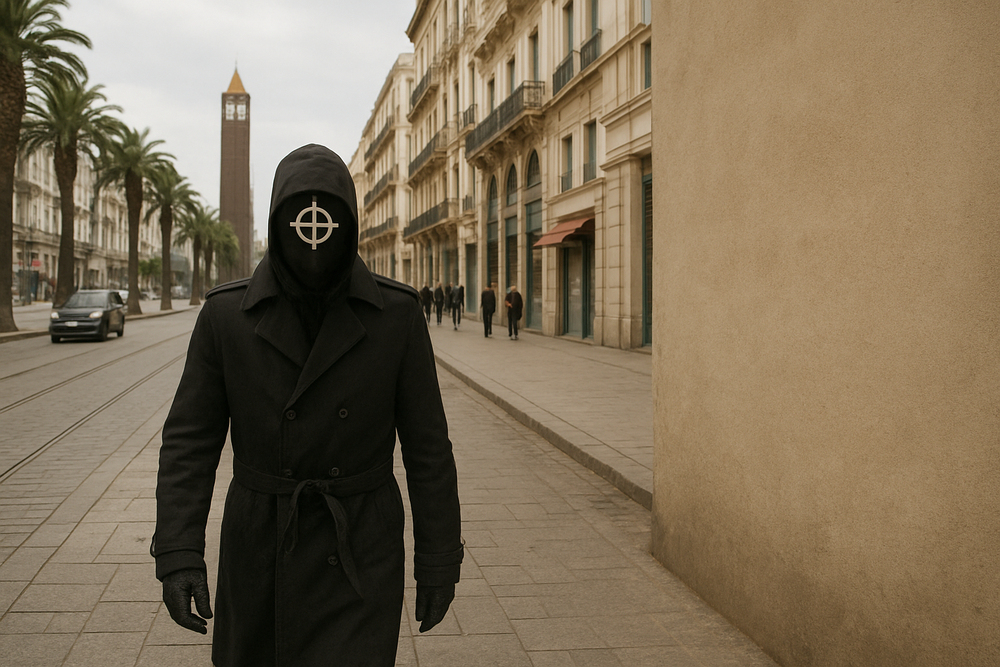
#> input picture Forensics/challenge5_whispers_in_the_medina/media_files/whispers_in_the_medina.png, 1000 x 667 px, shrunk from 1536 x 1024 before the run
$ python extract_red_chunk.py --input ../media_files/whispers_in_the_medina.png
#> lines starting #> are read from the running program, lines starting #| are printed output that depends on the picture
#!/usr/bin/env python3
"""
Extract the multi-layer LSB chunk from Red channel planes 0,1,2.
The payload is length-prefixed (32-bit big-endian) then UTF-8 text.

Usage:
  python3 extract_red_chunk.py --input ../media_files/whispers_in_the_medina.png
"""

import argparse
from pathlib import Path
from PIL import Image


def extract_bits_from_red(img_path: Path, planes=(0, 1, 2)):
#> called with planes = (0, 1, 2)
    img = Image.open(img_path).convert('RGB')
#> img is the input picture: PIL image 1000x667 RGB; mean R, G, B 126.5, 111, 87.5
    r, g, b = img.split()
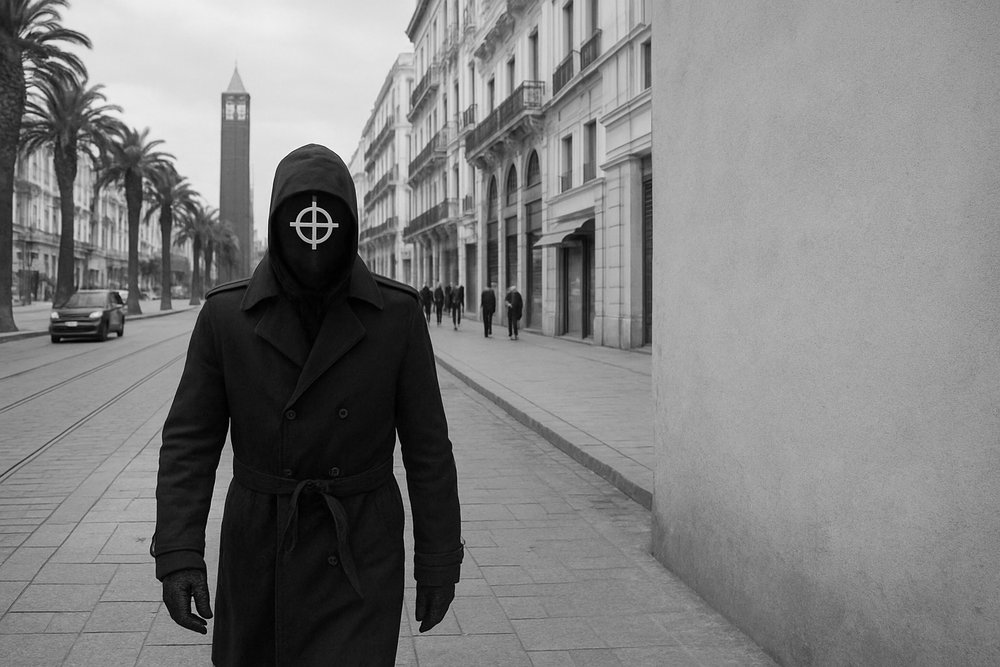
#> r: PIL image 1000x667 L; min 0, max 255, mean 126.5
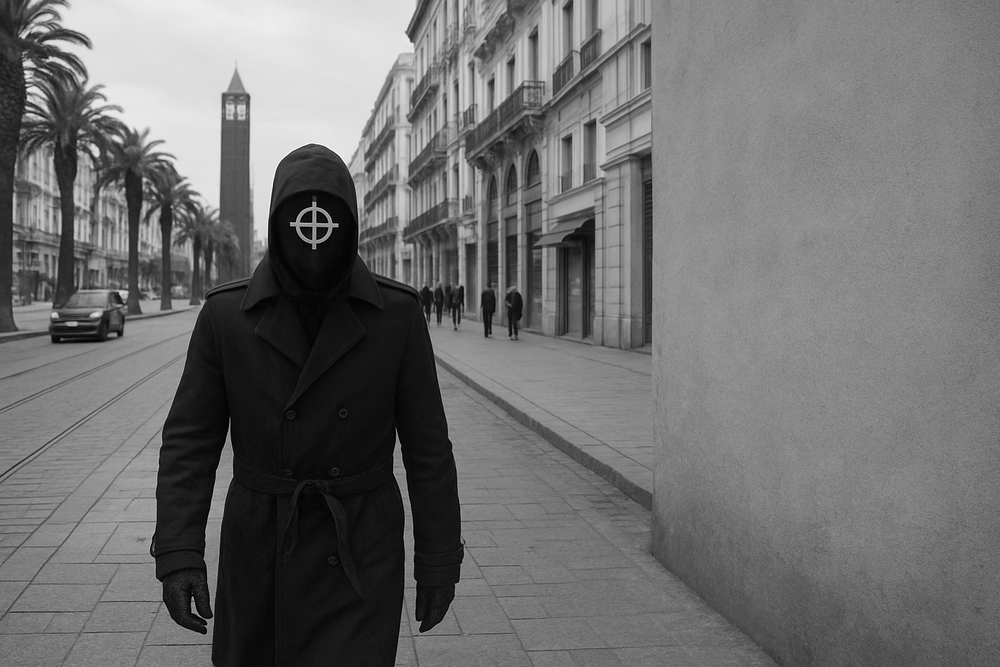
#> g: PIL image 1000x667 L; min 0, max 255, mean 111
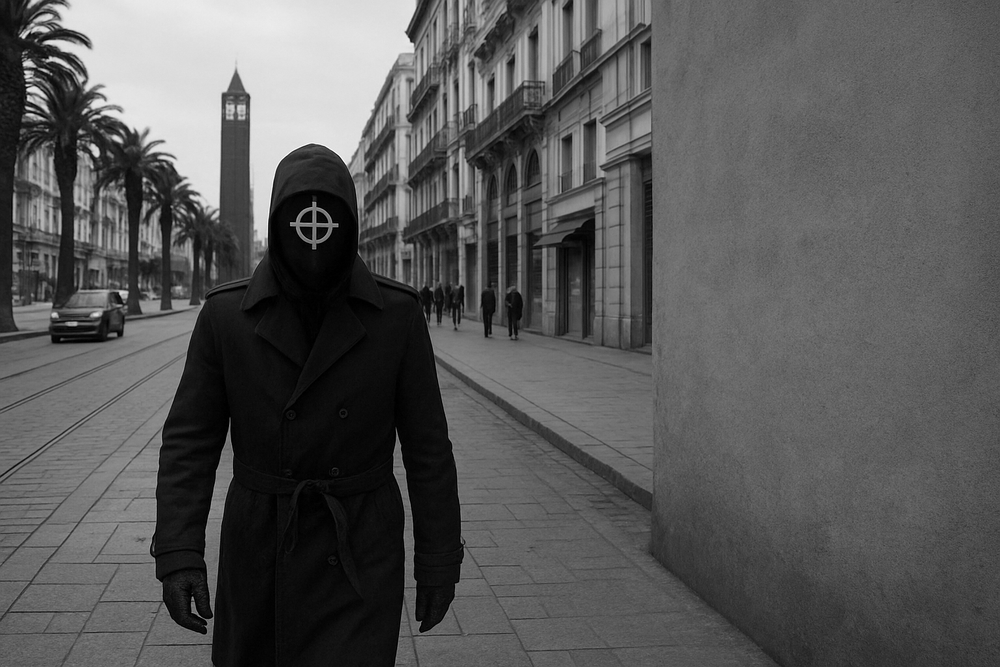
#> b: PIL image 1000x667 L; min 0, max 255, mean 87.5
    rp = r.load()
    w, h = img.size
#> w = 1000; h = 667
    bits = []
    for plane in planes:
        mask = 1 << plane
        for y in range(h):
            for x in range(w):
                bits.append(1 if (rp[x, y] & mask) else 0)
#> after the loop, bits = 2001000 items
    return bits


def bits_to_bytes(bits):
    out = bytearray()
    for i in range(0, len(bits), 8):
        byte = 0
        for b in bits[i:i+8]:
            byte = (byte << 1) | b
        out.append(byte)
    return bytes(out)


def main():
    parser = argparse.ArgumentParser()
    parser.add_argument('--input', default=str(Path(__file__).resolve().parent.parent / 'media_files' / 'whispers_in_the_medina.png'))
    args = parser.parse_args()

    img_path = Path(args.input)
    bits = extract_bits_from_red(img_path)
#> bits = 2001000 items
    raw = bits_to_bytes(bits)
#> the loop in bits_to_bytes, `for i in range(0, len(bits), 8):` made 250125 passes
#> i on passes 2 to 4: 8, 16, 24
    if len(raw) < 4:
        print('[-] Not enough data')
        return
    L = int.from_bytes(raw[:4], 'big')
#> L = 4086582215
    chunk_bytes = raw[4:4+L]
    try:
        chunk = chunk_bytes.decode('utf-8')
    except Exception as e:
        print('[-] Decode error:', e)
        return
    print('[+] Extracted chunk:')
    print(chunk)


if __name__ == '__main__':
    main()
